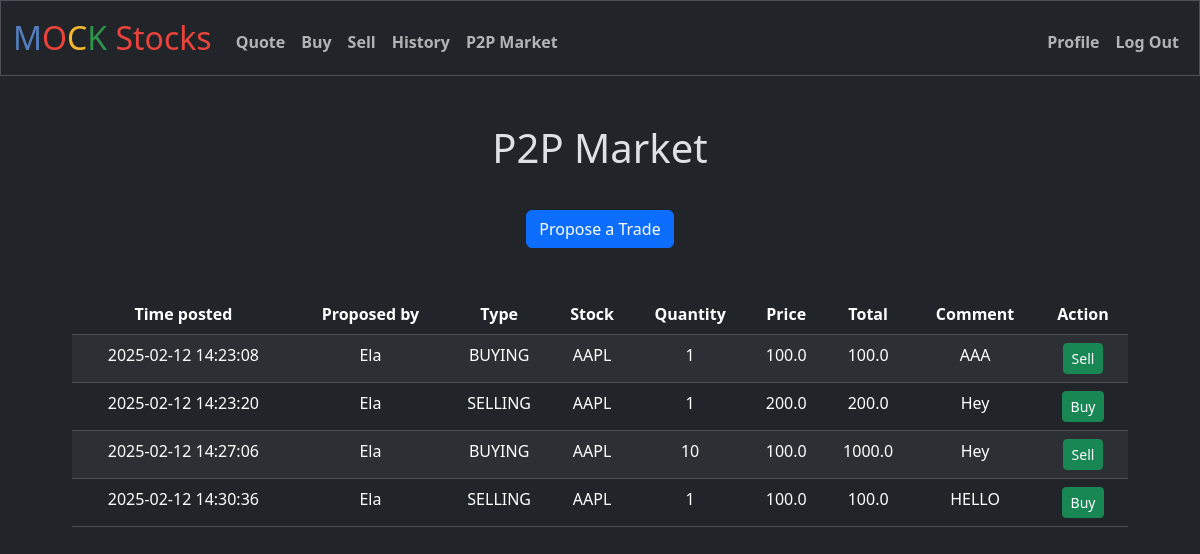
The page /p2p (signed in) on the database its author committed.
### tables this page shows
CREATE TABLE p2p_market (
            p2p_id INTEGER PRIMARY KEY AUTOINCREMENT NOT NULL,
            time_posted DATETIME NOT NULL DEFAULT CURRENT_TIMESTAMP,
            stock_ticker TEXT NOT NULL,
            amount NUMERIC NOT NULL,
            price REAL NOT NULL,
            type TEXT NOT NULL,
            comment TEXT,
            user_id INTEGER NOT NULL,
            FOREIGN KEY (user_id) REFERENCES users(id)
        );

CREATE TABLE users (
            id INTEGER PRIMARY KEY AUTOINCREMENT NOT NULL,
            username TEXT UNIQUE NOT NULL,
            hash TEXT NOT NULL,
            cash NUMERIC NOT NULL DEFAULT 10000.00
        );

### app.py (the view, shortened to what this page needs)
@app.route("/p2p", methods=["GET", "POST"])
@limiter.limit("60 per minute", methods=["POST"])
@login_required
def p2p():
    user_id = session["user_id"]
    p2p_trades = execute_query("SELECT p2p_market.*, users.username FROM p2p_market JOIN users ON p2p_market.user_id = users.id WHERE p2p_market.user_id != ?", (user_id,))
    p2p_trades = [dict(p2p_trade) for p2p_trade in p2p_trades]
    for p2p_trade in p2p_trades:
        p2p_trade["time_posted"] = datetime.datetime.strptime(p2p_trade["time_posted"], "%Y-%m-%d %H:%M:%S.%f")
    return render_template("p2p.html", p2p_trades=p2p_trades)

### app.py (called while the page is built)
@app.teardown_appcontext
def teardown_db(exception):
    close_db(exception)

@app.before_request
def manage_session():
    session.permanent = True
    if "device_id" not in session:
        session["device_id"] = request.cookies.get("device_id", str(uuid.uuid4()))
    if "user_id" in session:
        session.modified = True
    elif request.endpoint not in ["login", "register", "static"]:
        return redirect("/login")

@app.after_request
def after_request(response):
    response.headers["Cache-Control"] = "no-cache, no-store, must-revalidate"
    response.headers["Expires"] = 0
    response.headers["Pragma"] = "no-cache"
    return response

### database.py (called while the page is built)
def get_db_connection():
    if "db" not in g:
        g.db = sqlite3.connect(DATABASE)
        g.db.row_factory = sqlite3.Row  # Makes rows return as dictionaries
    return g.db

def execute_query(query, params=(), fetchone=False):
    db = get_db_connection()
    try:
        cursor = db.execute(query, params)
        if query.strip().upper().startswith(("INSERT", "UPDATE", "DELETE")):
            db.commit()
        if fetchone:
            result = cursor.fetchone()
            return [result] if result else []  # Wrap in a list if not None
        else:
            return cursor.fetchall()  # Already a list
    except sqlite3.Error as e:
        print(f"Database error: {e}")
        return []  # Return an empty list on error
    finally:
        cursor.close()  # Always close the cursor

### helpers.py (called while the page is built)
def login_required(f):
    @wraps(f)
    def decorated_function(*args, **kwargs):
        if session.get("user_id") is None:
            return redirect("/login")
        return f(*args, **kwargs)
    return decorated_function

### templates/p2p.html (shortened to what this page needs)
{% extends "layout.html" %}
{% block main %}
    <h1 style="padding-bottom: 30px;">P2P Market</h1>
    <a href="/propose" class="btn btn-primary">Propose a Trade</a>
    <div class="container" style="padding:30px">
        <table class="table table-striped mt-3">
            <thead>
                <tr>
                    <th>Time posted</th>
                    <th>Proposed by</th>
                    <th>Type</th>
                    <th>Stock</th>
                    <th>Quantity</th>
                    <th>Price</th>
                    <th>Total</th>
                    <th>Comment</th>
                    <th>Action</th>
                </tr>
            </thead>
            <tbody>
                {% for trade in p2p_trades %}
                <tr>
                    <td>{{ trade.time_posted.strftime('%Y-%m-%d %H:%M:%S') }}</td>
                    <td>{{ trade.username }}</td>
                    <td>{{ trade.type }}</td>
                    <td>{{ trade.stock_ticker }}</td>
                    <td>{{ trade.amount }}</td>
                    <td>{{ trade.price }}</td>
                    <td>{{ trade.amount * trade.price }}</td>
                    <td>{{ trade.comment }}</td>
                    <td>
                        {% if trade.type == "SELLING" %}
                            <button class="btn btn-success btn-sm"
                                onclick="confirmTrade('{{ trade.p2p_id }}', 'BUY', '{{ trade.stock_ticker }}', '{{ trade.amount }}', '{{ trade.price }}', '{{ trade.username }}')">
                                Buy
                            </button>
                        {% endif %}
                        {% if trade.type == "BUYING" %}
                            <button class="btn btn-success btn-sm"
                                onclick="confirmTrade('{{ trade.p2p_id }}', 'SELL', '{{ trade.stock_ticker }}', '{{ trade.amount }}', '{{ trade.price }}', '{{ trade.username }}')">
                                Sell
                            </button>
                        {% endif %}
                    </td>
                </tr>
                {% endfor %}
            </tbody>
        </table>
    </div>
{% endblock %}

### templates/layout.html (shortened to what this page needs)
<!DOCTYPE html>
<html lang="en" data-bs-theme="dark">
    <head>
        <link href="https://cdn.jsdelivr.net/npm/bootstrap@5.3.3/dist/css/bootstrap.min.css" rel="stylesheet">
        <link href="/static/styles.css" rel="stylesheet">
    </head>
    <body>
        <nav class="bg-dark border navbar navbar-expand-md navbar-light">
            <div class="container-fluid">
                <a class="navbar-brand" href="/"><span class="blue"/>M</span><span class="red">O</span><span class="yellow">C</span><span class="green">K</span> <span class="red">Stocks</span></a>
                <div class="collapse navbar-collapse" id="navbar">
                    {% if session["user_id"] %}
                        <ul class="navbar-nav me-auto mt-2">
                            <li class="nav-item"><a class="nav-link" href="/quote">Quote</a></li>
                            <li class="nav-item"><a class="nav-link" href="/buy">Buy</a></li>
                            <li class="nav-item"><a class="nav-link" href="/sell">Sell</a></li>
                            <li class="nav-item"><a class="nav-link" href="/history">History</a></li>
                            <li class="nav-item"><a class="nav-link" href="/p2p">P2P Market</a></li>
                        </ul>
                        <ul class="navbar-nav ms-auto mt-2">
                            <li class="nav-item"><a class="nav-link" href="/profile">Profile</a></li>
                            <li class="nav-item"><a class="nav-link" href="/logout">Log Out</a></li>
                        </ul>
                    {% else %}
                        <ul class="navbar-nav ms-auto mt-2">
                            <li class="nav-item"><a class="nav-link" href="/register">Register</a></li>
                            <li class="nav-item"><a class="nav-link" href="/login">Log In</a></li>
                        </ul>
                    {% endif %}
                </div>
            </div>
        </nav>
        <main class="container py-5 text-center">
            {% block main %}{% endblock %}
        </main>
    </body>
</html>

### static/styles.css (style rules this page uses)
nav .navbar-brand { font-size: xx-large; }
nav .navbar-brand .blue { color: #537fbe; }
nav .navbar-brand .red { color: #ea433b; }
nav .navbar-brand .yellow { color: #f5b82e; }
nav .navbar-brand .green { color: #2e944b; }
.nav-item { font-weight: bold; }

### rows shown on the page
p2p_market: time_posted "2025-02-12 14:23:08", username "Ela", type "BUYING", stock_ticker "AAPL", amount "1", price "100.0", trade.amount*trade.price "100.0", comment "AAA"
p2p_market: time_posted "2025-02-12 14:23:20", username "Ela", type "SELLING", stock_ticker "AAPL", amount "1", price "200.0", trade.amount*trade.price "200.0", comment "Hey"
p2p_market: time_posted "2025-02-12 14:27:06", username "Ela", type "BUYING", stock_ticker "AAPL", amount "10", price "100.0", trade.amount*trade.price "1000.0", comment "Hey"
p2p_market: time_posted "2025-02-12 14:30:36", username "Ela", type "SELLING", stock_ticker "AAPL", amount "1", price "100.0", trade.amount*trade.price "100.0", comment "HELLO"
